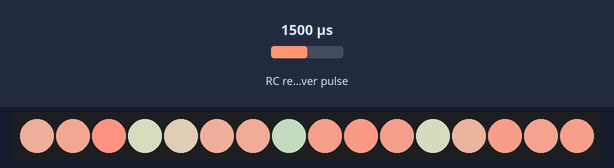
Bench run of a sketch on a simulated ATtiny85, built with avr-gcc and run on an emulated ATtiny85. On the bench: 16 RGB LEDs in strip order, left to right. Wiring (inferred from the names in the program): RC receiver channel: data PB0. The inputs (shaded band) are chosen by the test bench; at power-on: RC receiver pulse 1500 µs. Dim RGB values are drawn brighter than linear; random numbers use the default seed unless the sketch sets one.

Above: at 1.29 s.
1.3 s: RC receiver pulse set to 1750 µs
At 1.9 s:
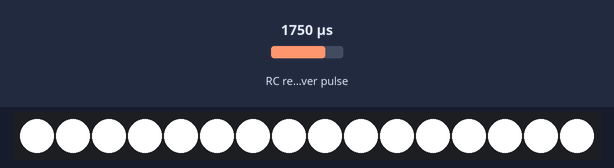
2.8 s: RC receiver pulse set to 1020 µs
At 2.85 s:
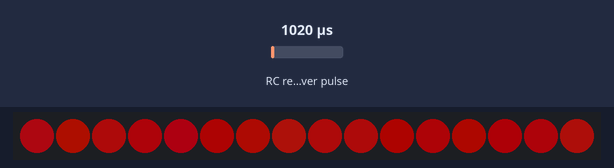
4.5 s: RC receiver pulse set to 1500 µs
6.5 s: RC receiver pulse set to 1980 µs
At 7.8 s:
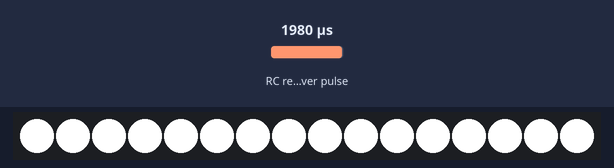

Measured:
- after the input at 2.8 s, the LEDs: change after 0.05 s (image 2)

The sketch:

JetAfterburnerEffect-PWM-WS2812.ino
```cpp
//  ___    ___             ___  __      __  __  __
// | _ \  / __|    ___    | _ \ \ \    / / |  \/  |
// |   / | (__    |___|   |  _/  \ \/\/ /  | |\/| |
// |_|_\  \___|___   ___  |_|_   _\_/\_/   |_|  |_|
// \ \    / / / __| |_  ) ( _ ) / | |_  )
//  \ \/\/ /  \__ \  / /  / _ \ | |  / /
//   \_/\_/   |___/ /___| \___/ |_| /___|
//
// RC (PWM) controlled NeoPixel strip/ring.
// Details in the RCGroups forum - https://www.rcgroups.com/forums/showpost.php?p=36543522&postcount=6652
//
// Source code downloaded from PaulHam211 https://github.com/PaulHam211/JetAfterburnerEffect-PWM-WS2812
//
// Connect PWM signal (from flight controller) in line with ESC signal wire to
// Digital IO pin 0.
//
// Connect Neopixel strip or singular LEDs (WS2812 RGB LED) to Digital IO pin 1
// Power Digispark & LED ring from ESC BEC 5v+
//
// Define NUMPIXELS to amount of LEDs on strip/ring
//
// Code adapted from http://www.mostfun.de/index.php/modellbau/flugzeuge-blogansicht/314-edf-afterburner2
// CC BY (free with attribution) and who wants to find a better solution or make improvements, can do this gladly.
// -------------------//

#define PIN            1
#define NUMPIXELS      16


#include <Adafruit_NeoPixel.h>
#include <Wire.h>

const uint16_t IRange = 850;
const uint16_t Range1 = 50;//255
const uint16_t Range2 = 300;//511
const float Range3 = 500;//767

#define CH1_PIN  0    // Digital IO pin connected to the PWM signal.
double RAWPWM_CH1;
double PWM_CH1;

uint32_t sensorValue = 0;
uint8_t red,green,blue;
uint32_t TSBegin;   //Timestamp Begin
uint32_t tPulse;    //Pulslänge

int waitTime = 4;
Adafruit_NeoPixel pixels = Adafruit_NeoPixel(NUMPIXELS, PIN, NEO_GRB + NEO_KHZ800);


void setup() {

// Serial.begin(9600);  // Initialize Serial port

// #if defined(__AVR_ATmega32U4__)
// while(!Serial);
//#endif
//Serial.println("Setup started");
  pinMode(CH1_PIN, INPUT);
  pixels.begin();
  randomSeed(tPulse);
}


void loop() {
  // Get PWM data & Contrain values //
  RAWPWM_CH1 = pulseIn(CH1_PIN, HIGH);
  PWM_CH1 = map(RAWPWM_CH1,936, 1941, 0, 1200);

  sensorValue =PWM_CH1;

  if (sensorValue > 4200000000){
    fadeInAndOut(0, 255, 0, waitTime); // Green
    }
    else{
  if (sensorValue<Range1){
    red=uint8_t(10);
  for(int i=0;i<NUMPIXELS;i++){
         // pixels.setPixelColor(i, pixels.Color(red,random(10,50), 0, 0));
            pixels.setPixelColor(i, pixels.Color(red,random(0,red/8),random(0,red/8)));
      }
     }
    else{
      if (sensorValue<Range2){
        red=uint8_t(sensorValue-Range1)*(256/(Range2-Range1));
       for(int i=0;i<NUMPIXELS;i++){
          pixels.setPixelColor(i, pixels.Color(red,random(0,red/8),random(0,red/8)));
        }
      }
      else{
        if (sensorValue<Range3){
          //red goes to orange
          green=uint8_t((sensorValue-Range2)*(70/(Range3-Range2)));

         for(int i=0;i<NUMPIXELS;i++){
            pixels.setPixelColor(i, pixels.Color(255,green,random(0,green/2)));
          }
        }
        else{
          if (sensorValue<IRange){
            green=70+uint8_t((sensorValue-Range3+1)*(150/(IRange-Range3)));
            blue=uint8_t((sensorValue-Range3)*(256/(IRange-Range3)));

          for(int i=0;i<NUMPIXELS;i++){
              pixels.setPixelColor(i, pixels.Color(random(128,255),green,blue));
            }
          }
           else{
             //Range.limit

             for(int i=0;i<NUMPIXELS;i++){
               pixels.setPixelColor(i, 255,255,255);
             }
          }
        }
      }
    }}
    pixels.show(); // This sends the updated pixel color to the hardware.

  // Wait 1 second before next reading
  delay(50);
}

void fadeInAndOut(uint8_t red, uint8_t green, uint8_t blue, uint8_t wait) {
  for(uint8_t b=0; b <255; b++) {
     for(uint8_t i=0; i < pixels.numPixels(); i++) {
        pixels.setPixelColor(i, red*b/255, green*b/255, blue*b/255);
     }
     pixels.show();
     delay(wait);
  }


   for(uint8_t b=255; b > 0; b--) {
     for(uint8_t i=0; i < pixels.numPixels(); i++) {
        pixels.setPixelColor(i, red*b/255, green*b/255, blue*b/255);
     }
     pixels.show();
     delay(wait);
  }}
```
